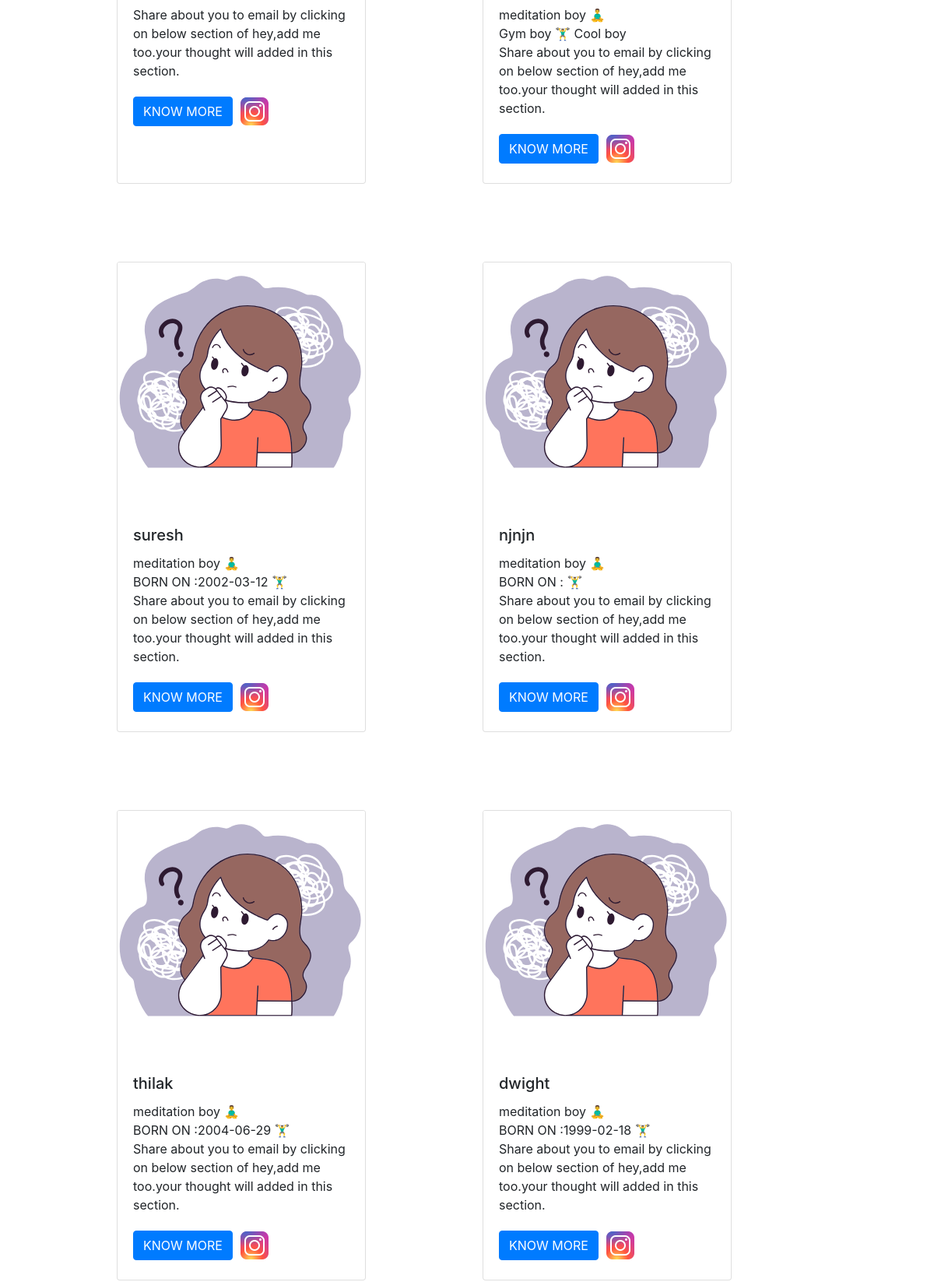
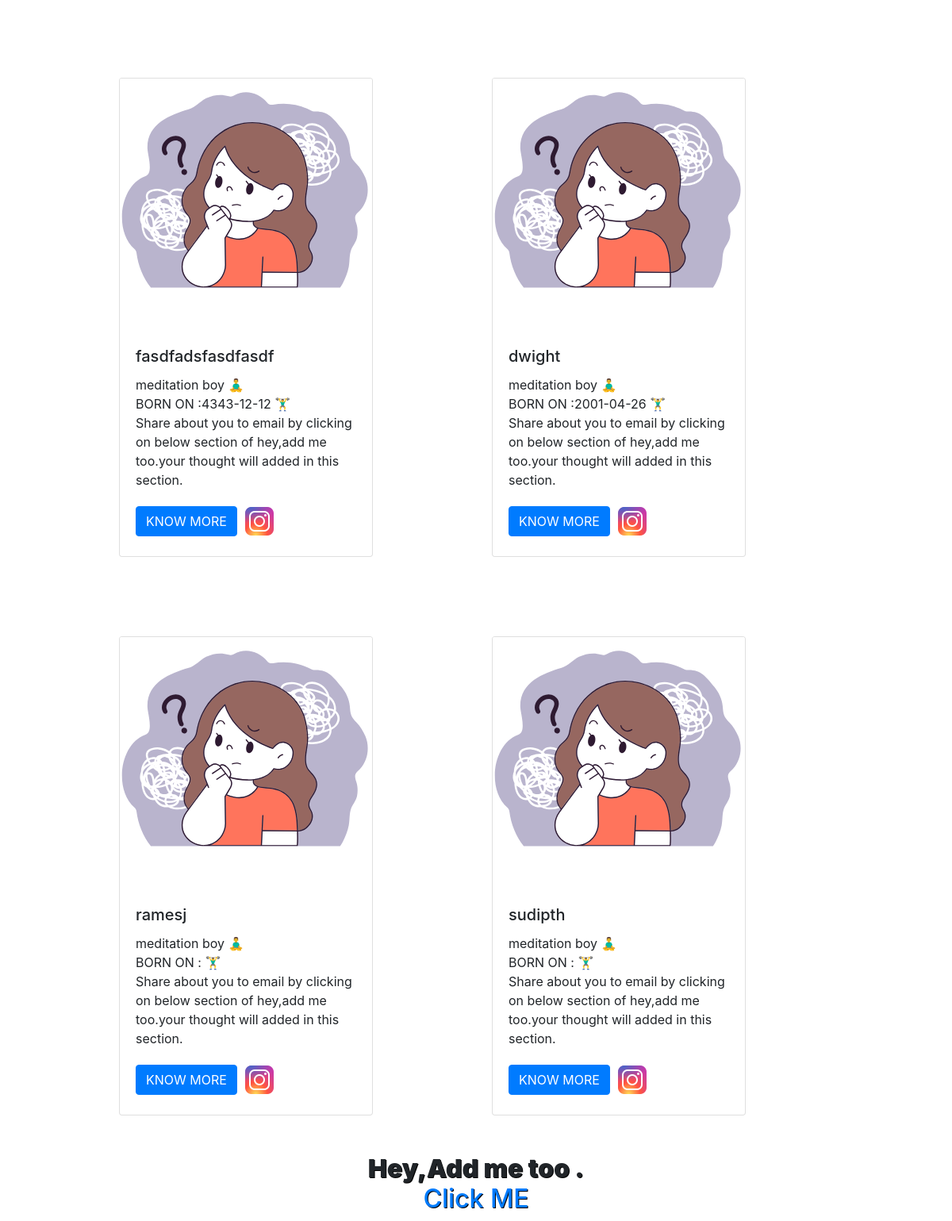
/gotoclass (lower part), run on an earlier commit of the app's database (2 pictures, top to bottom).
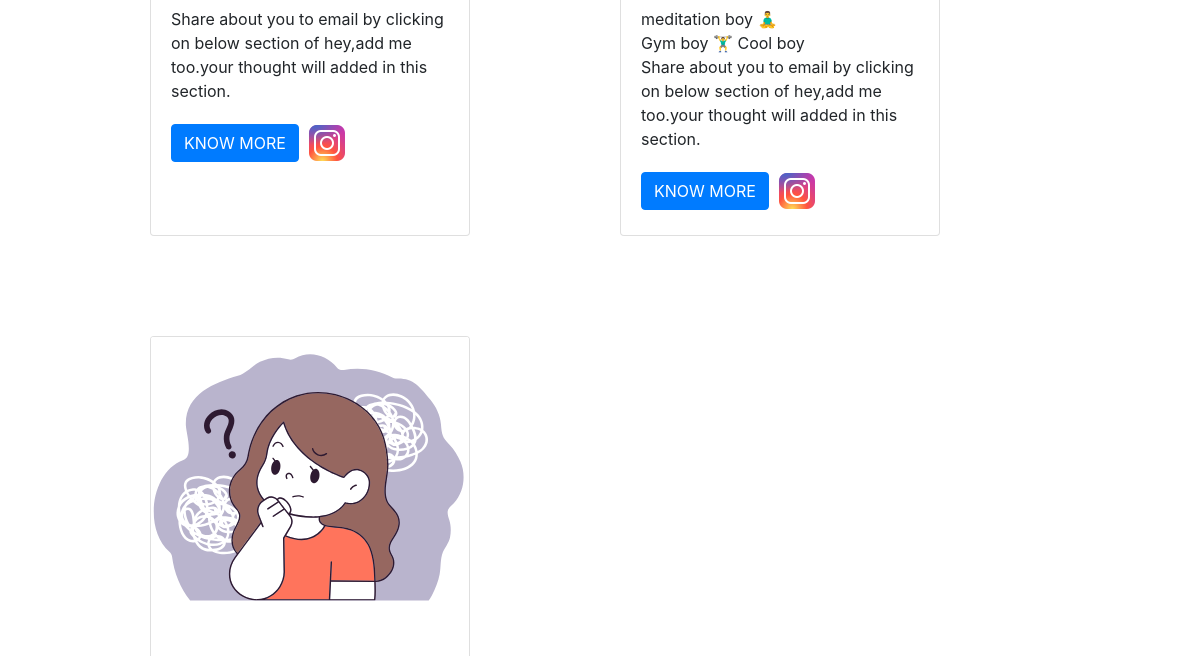
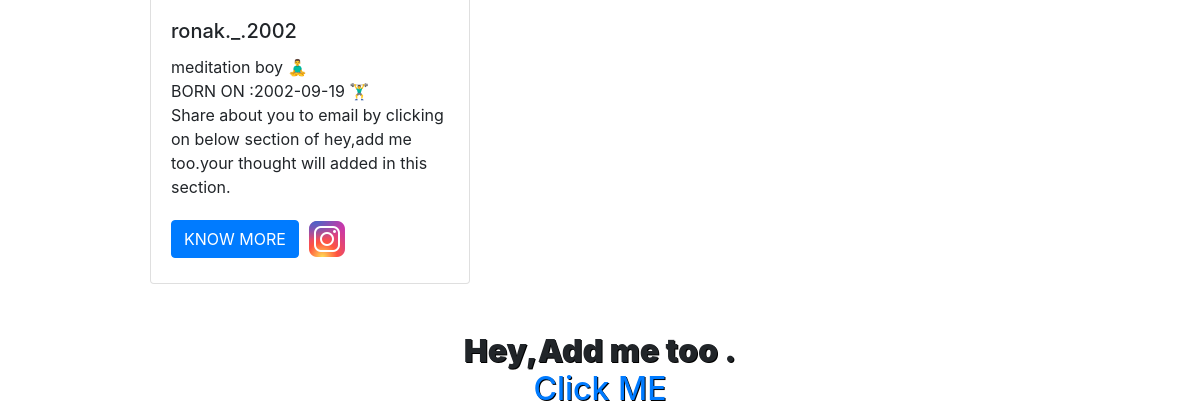
And on a later commit of the database (2 pictures, top to bottom).
### app.py (models this page shows)
class user(db.Model):
	sno=db.Column(db.Integer,primary_key=True)
	pswd=db.Column(db.String(199),nullable=False)
	name=db.Column(db.String(150),unique=True,nullable=False)
	birthday=db.Column(db.String(100),nullable=False)
	time_joined=db.Column(db.DateTime,default=datetime.utcnow)

### app.py (the view)
@app.route('/gotoclass')
def go_class():
	userdata=user.query.all()
	return render_template('goto_class.html',userdata=userdata)

### templates/goto_class.html (shortened to what this page needs)
<!DOCTYPE html>
<html lang="en">
<head>
    <link rel="stylesheet" href="https://cdn.jsdelivr.net/npm/bootstrap@4.0.0/dist/css/bootstrap.min.css">
</head>
<body>
    <div class="card_container" >
      <div class="card" style="width: 20rem; margin-left: 50px;">
        <div class="card-body">
          <p class="card-text">Share about you to email by clicking on below section of hey,add me too.your thought will added in this section.</p>
          <a  href="https://www.instagram.com/mt_mouli_003/" class="btn btn-primary">KNOW MORE</a>
          <a href="https://www.instagram.com/mt_mouli_003/">
            <img src=" {{ url_for('static', filename='assets/img/insta.png') }} " alt="">
          </a>
        </div>
      </div>
      <div class="card" style="width: 20rem; margin-left: 50px;">
        <div class="card-body">
          <p class="card-text">meditation boy &#x1F9D8;&#x200D;&#x2642;&#xFE0F;<br>Gym boy &#x1F3CB;&#xFE0F;&#x200D;&#x2642;&#xFE0F; Cool boy <br>
            Share about you to email by clicking on below section of hey,add me too.your thought will added in this section.</p>
          <a  href="https://www.instagram.com/gowtham__ramasamy_/" class="btn btn-primary">KNOW MORE</a>
          <a href="https://www.instagram.com/gowtham__ramasamy_/">
            <img src=" {{ url_for('static', filename='assets/img/insta.png') }} " alt="">
          </a>
        </div>
      </div>
      {% for i in userdata %}
      {% if i.name!='ronu' %}
      <div class="card" style="width: 20rem; margin-left: 50px;">
        <img class="card-img-top" src="{{url_for('static',filename='assets/img/unknownuser.svg')}}" alt="Card image cap">
        <div class="card-body">
          <h5 class="card-title">{{i.name}}</h5>
          <p class="card-text">meditation boy &#x1F9D8;&#x200D;&#x2642;&#xFE0F;<br>BORN ON :{{i.birthday}} &#x1F3CB;&#xFE0F;&#x200D;&#x2642;&#xFE0F;  <br>
            Share about you to email by clicking on below section of hey,add me too.your thought will added in this section.</p>
          <a  href="https://www.instagram.com/{{i.name}}/" class="btn btn-primary">KNOW MORE</a>
          <a href="https://www.instagram.com/{{i.name}}/">
            <img src=" {{ url_for('static', filename='assets/img/insta.png') }} " alt="">
          </a>
        </div>
      </div>
      {% endif %}
      {% endfor %}
    </div>
<br>
<br>
<br>
      <h2 style="text-decoration: none;font-weight: 900;text-align: center;text-shadow: 1px 1px black;">Hey,Add me too .<a style="text-decoration: none;" href="/email-contact"><h2>Click ME</h2></a></h2>
</body>
</html>

What changed in the data, as far as the page shows it:
removed user: name "suresh", birthday "2002-03-12"
removed user: name "njnjn"
removed user: name "thilak", birthday "2004-06-29"
removed user: name "dwight", birthday "1999-02-18"
removed user: name "fasdfadsfasdfasdf", birthday "4343-12-12"
removed user: name "dwight", birthday "2001-04-26"
removed user: name "ramesj"
removed user: name "sudipth"
added user: name "ronak._.2002", birthday "2002-09-19"
